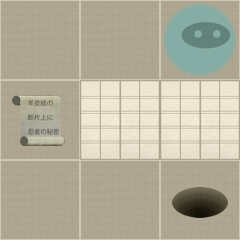

A level layout from a 2D game, rendered from its tile map. Below: a short description, then the map file with tile-grid data replaced by summaries:
An orthogonal 3x3 tile map with 80x80 px tiles, 2 tile layers (Level, Actors).

<map version="1.0" orientation="orthogonal" width="3" height="3" tilewidth="80" tileheight="80">
 <properties>
  <property name="moves" value="6" />
 </properties>
 <tileset firstgid="1" name="tiles" tilewidth="80" tileheight="80" spacing="2" margin="2">
  <image source="tiles-ipad.png" width="512" height="512" />
  <tile id="0">
   <properties>
    <property name="actor" value="exit" />
   </properties>
  </tile>
  <tile id="2">
   <properties>
    <property name="actor" value="guard" />
    <property name="direction" value="down" />
   </properties>
  </tile>
  <tile id="3">
   <properties>
    <property name="actor" value="guard" />
    <property name="direction" value="left" />
   </properties>
  </tile>
  <tile id="4">
   <properties>
    <property name="actor" value="guard" />
    <property name="direction" value="right" />
   </properties>
  </tile>
  <tile id="5">
   <properties>
    <property name="actor" value="guard" />
    <property name="direction" value="up" />
   </properties>
  </tile>
  <tile id="7">
   <properties>
    <property name="actor" value="player" />
   </properties>
  </tile>
  <tile id="8">
   <properties>
    <property name="actor" value="scroll" />
   </properties>
  </tile>
  <tile id="9">
   <properties>
    <property name="wall" value="1" />
   </properties>
  </tile>
 </tileset>
 <layer name="Level" width="3" height="3">
  <data>[9 cells, 9 non-empty, 2 distinct tile ids]</data>
 </layer>
 <layer name="Actors" width="3" height="3">
  <data>[9 cells, 3 non-empty, 3 distinct tile ids]</data>
 </layer>
</map>
